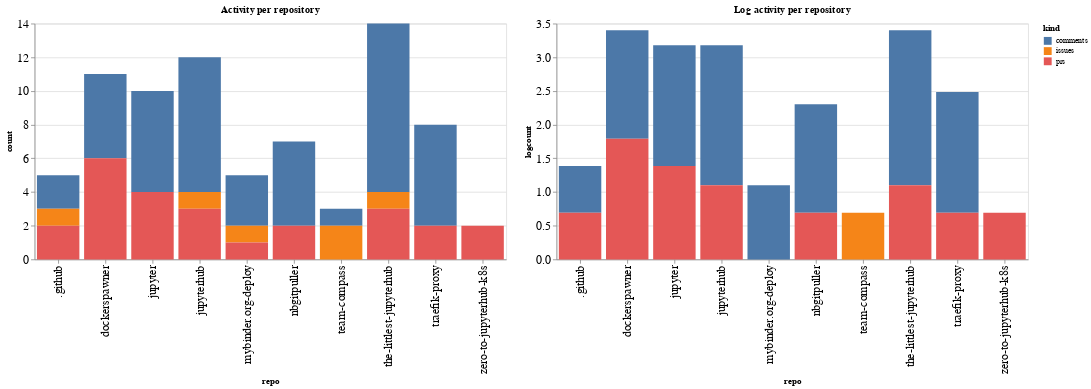

The notebook cell this image was saved under:
### Code cell
ch1 = alt.Chart(repo_summaries, width=600, title="Activity per repository").mark_bar().encode(
    x='repo',
    y='count',
    color='kind',
    tooltip="kind"
)

ch2 = alt.Chart(repo_summaries, width=600, title="Log activity per repository").mark_bar().encode(
    x='repo',
    y='logcount',
    color='kind',
    tooltip="kind"
)

ch1 | ch2

### Figure 1 — Vega-Lite specification as saved in the notebook (floating-point values rounded to 4 significant figures)
{"config": {"axisLeft": {"labelFontSize": 15}, "axisBottom": {"labelFontSize": 15}}, "hconcat": [{"mark": "bar", "encoding": {"color": {"type": "nominal", "field": "kind"}, "tooltip": {"type": "nominal", "field": "kind"}, "x": {"type": "nominal", "field": "repo"}, "y": {"type": "quantitative", "field": "count"}}, "title": "Activity per repository", "width": 600}, {"mark": "bar", "encoding": {"color": {"type": "nominal", "field": "kind"}, "tooltip": {"type": "nominal", "field": "kind"}, "x": {"type": "nominal", "field": "repo"}, "y": {"type": "quantitative", "field": "logcount"}}, "title": "Log activity per repository", "width": 600}], "data": {"name": "data-82d6967e2c1feb3fcb0a47007eb7d21d"}, "$schema": "https://vega.github.io/schema/vega-lite/v4.8.1.json", "datasets": {"data-82d6967e2c1feb3fcb0a47007eb7d21d": [{"repo": ".github", "kind": "comments", "count": 2, "logcount": 0.6931}, {"repo": ".github", "kind": "issues", "count": 1, "logcount": 0.0}, {"repo": ".github", "kind": "prs", "count": 2, "logcount": 0.6931}, {"repo": "dockerspawner", "kind": "comments", "count": 5, "logcount": 1.609}, {"repo": "dockerspawner", "kind": "prs", "count": 6, "logcount": 1.792}, {"repo": "jupyter", "kind": "comments", "count": 6, "logcount": 1.792}, {"repo": "jupyter", "kind": "prs", "count": 4, "logcount": 1.386}, {"repo": "jupyterhub", "kind": "comments", "count": 8, "logcount": 2.079}, {"repo": "jupyterhub", "kind": "issues", "count": 1, "logcount": 0.0}, {"repo": "jupyterhub", "kind": "prs", "count": 3, "logcount": 1.099}, {"repo": "mybinder.org-deploy", "kind": "comments", "count": 3, "logcount": 1.099}, {"repo": "mybinder.org-deploy", "kind": "issues", "count": 1, "logcount": 0.0}, {"repo": "mybinder.org-deploy", "kind": "prs", "count": 1, "logcount": 0.0}, {"repo": "nbgitpuller", "kind": "comments", "count": 5, "logcount": 1.609}, {"repo": "nbgitpuller", "kind": "prs", "count": 2, "logcount": 0.6931}, {"repo": "team-compass", "kind": "comments", "count": 1, "logcount": 0.0}, {"repo": "team-compass", "kind": "issues", "count": 2, "logcount": 0.6931}, {"repo": "the-littlest-jupyterhub", "kind": "comments", "count": 10, "logcount": 2.303}, {"repo": "the-littlest-jupyterhub", "kind": "issues", "count": 1, "logcount": 0.0}, {"repo": "the-littlest-jupyterhub", "kind": "prs", "count": 3, "logcount": 1.099}, {"repo": "traefik-proxy", "kind": "comments", "count": 6, "logcount": 1.792}, {"repo": "traefik-proxy", "kind": "prs", "count": 2, "logcount": 0.6931}, {"repo": "zero-to-jupyterhub-k8s", "kind": "prs", "count": 2, "logcount": 0.6931}]}}
